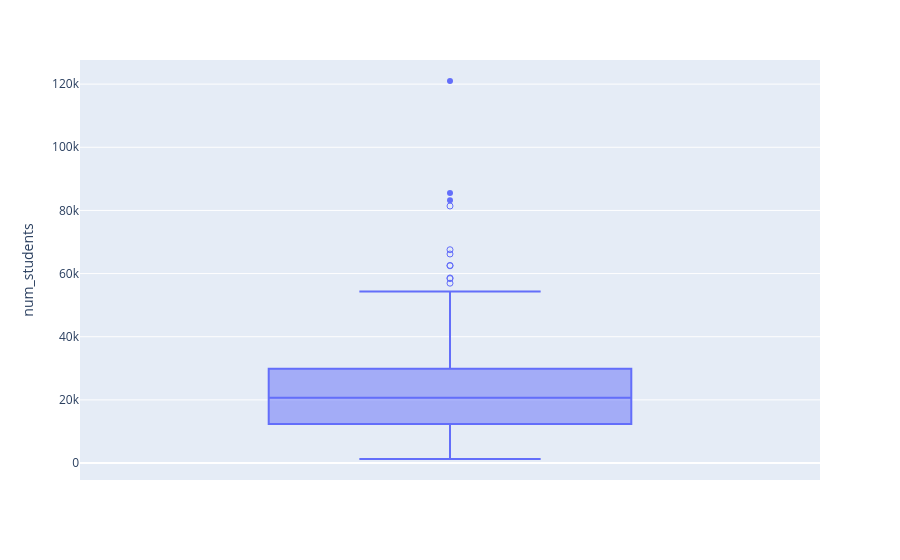

Notebook source saved alongside this figure:
### Code cell
fig = px.box(df2014, y ='num_students', points="suspectedoutliers")
fig.show()

### Figure 1 — Plotly figure (JSON) as saved in the notebook; plotly's stock layout.template omitted (floating-point values rounded to 4 significant figures; data arrays with more than 128 entries replaced by an {"elided": "..."} marker saying what was removed)
{"data": [{"alignmentgroup": "True", "boxpoints": "suspectedoutliers", "hovertemplate": "num_students=%{y}<extra></extra>", "legendgroup": "", "marker": {"color": "#636efa"}, "name": "", "notched": false, "offsetgroup": "", "orientation": "v", "showlegend": false, "type": "box", "x0": " ", "xaxis": "x", "y": {"elided": "400 int values"}, "y0": " ", "yaxis": "y"}], "layout": {"autosize": true, "boxmode": "group", "legend": {"tracegroupgap": 0}, "margin": {"t": 60}, "xaxis": {"anchor": "y", "autorange": true, "domain": [0, 1], "range": [-0.5, 0.5], "type": "category"}, "yaxis": {"anchor": "x", "autorange": true, "domain": [0, 1], "range": [-5367.0, 127600.0], "title": {"text": "num_students"}, "type": "linear"}}}
